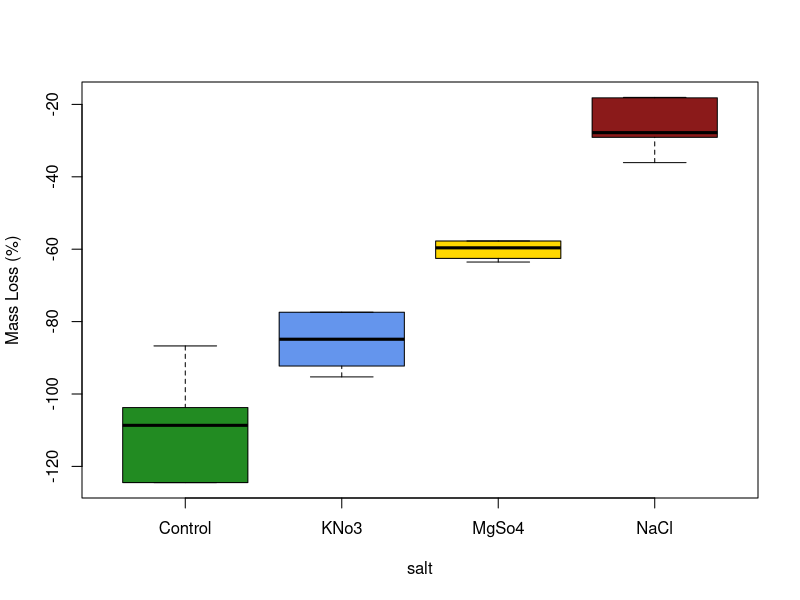

The R source for this figure:

### gametophyte dry downs

#1st trial with hemisphytic fern (lomariopsis)

drydown <- read.csv("raw_data/gam_drydown_trial.csv")


# data formatting ---------------------------------------------------------
drydown$date_t0 <- as.Date(drydown$date_t0, format = "%d/%m/%Y")
drydown$date_t1 <- as.Date(drydown$date_t1, format = "%d/%m/%Y")
drydown$id <- as.factor(drydown$id)

gam_mass_init <- with(drydown, total_mass_t0-filter_mass)
gam_mass_t1 <- with(drydown, total_mass_t1-filter_mass)

# plot objects ------------------------------------------------------------
chems <- c("Control", "KNo3", "MgSo4", "NaCl")
cols <- c("forestgreen", "cornflowerblue", "gold", "firebrick4")


# plotting ----------------------------------------------------------------

###percent mass loss
windows()
boxplot((gam_mass_init-gam_mass_t1/gam_mass_init)*100 ~ salt, data = drydown, 
        col=cols, ylab="Mass Loss (%)", outline=F,names=chems)


mean(drydown$fvfm)
